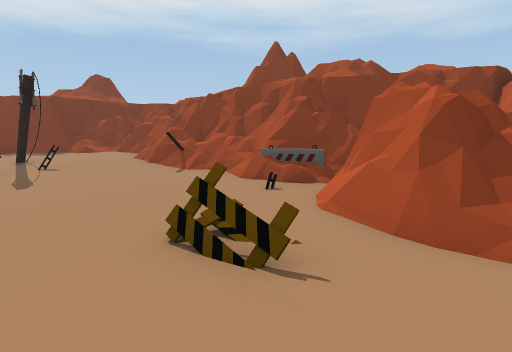
[1] (above)

17 first-person views from a walk through a 3-D level made in the Unity game engine. The camera is 1.2 m above the floor, tilts 6° down and sees 80° across. The floor is counted in squares, 1 m on a side. Each view is taken from the middle of a square. On the plan, view 1 faces up. The plan holds only what a view shows up to about 13 squares ahead; the rest is blank. The place goes on beyond the plan. The player character is not drawn.

[2]
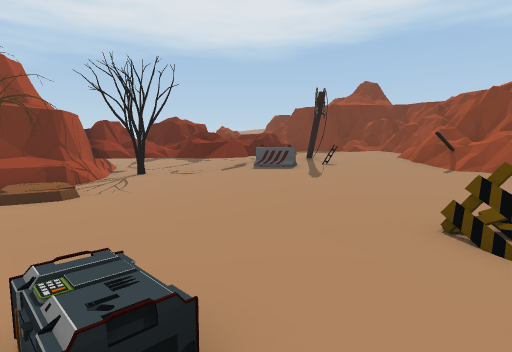

[3]
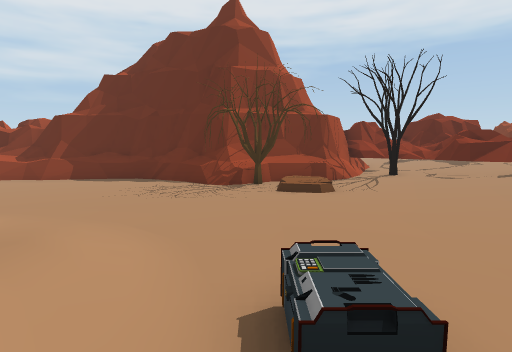

[4]
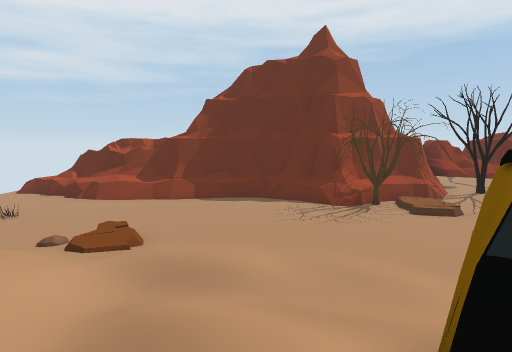

[5]
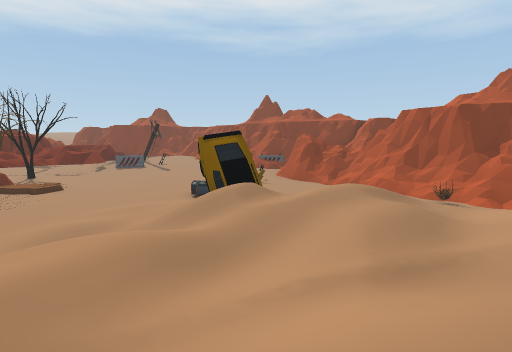

[6]
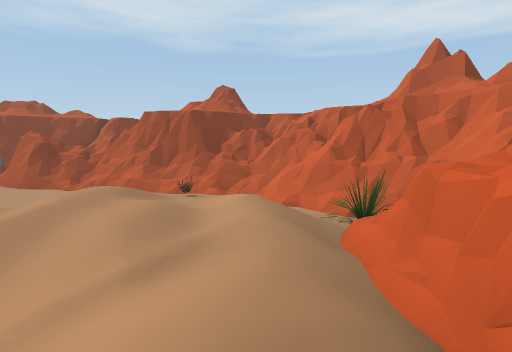

[7]
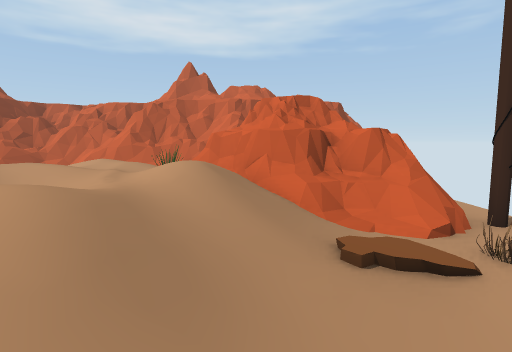

[8]
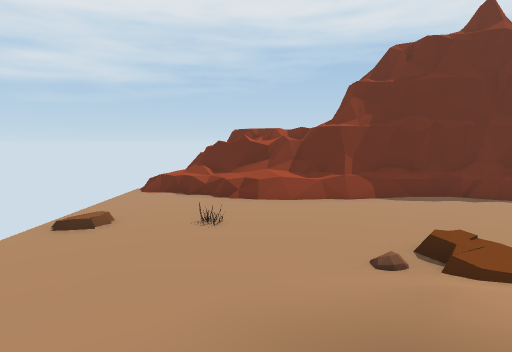

[9]
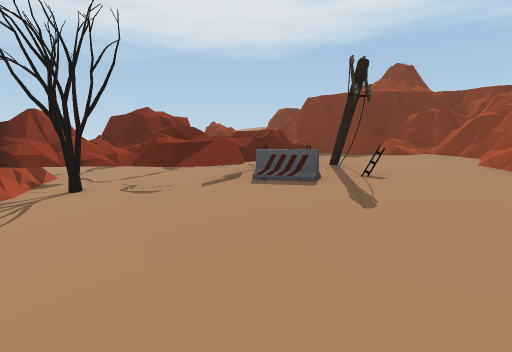

[10]
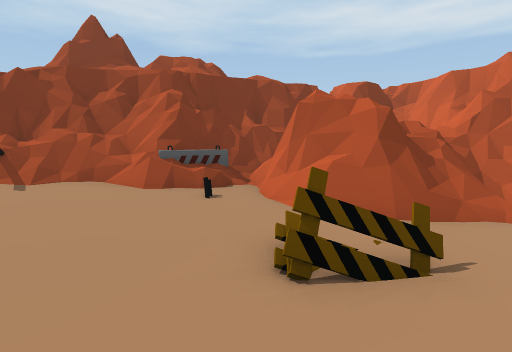

[11]
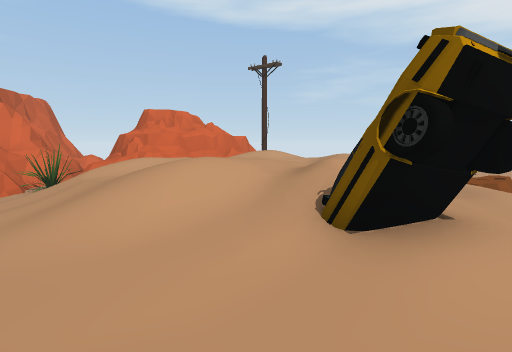

[12]
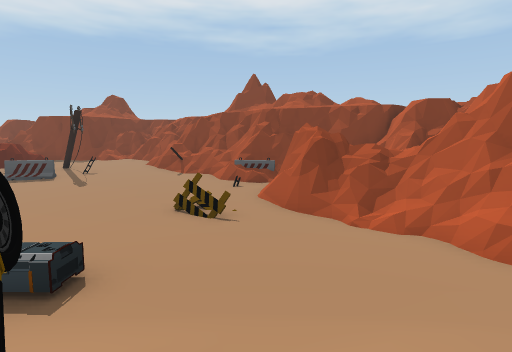

[13]
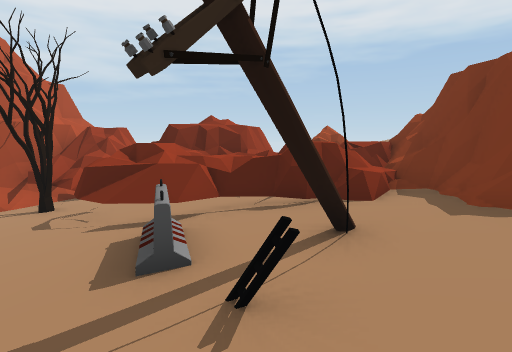

[14]
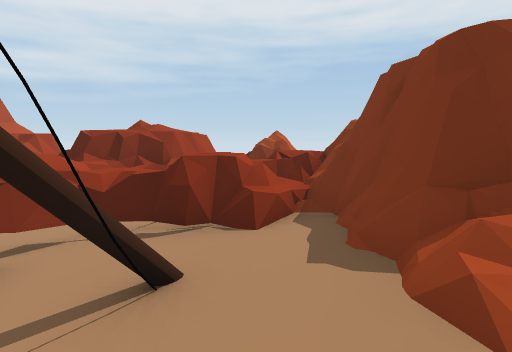

[15]
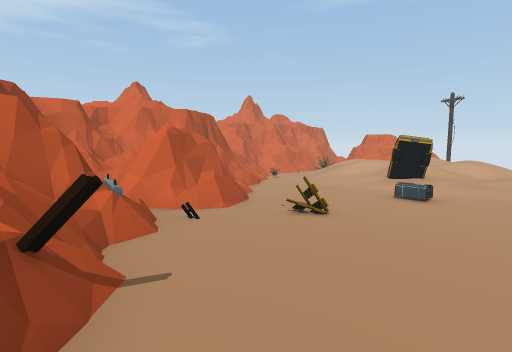

[16]
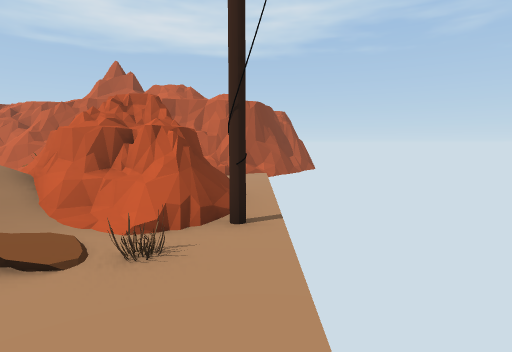

[17]
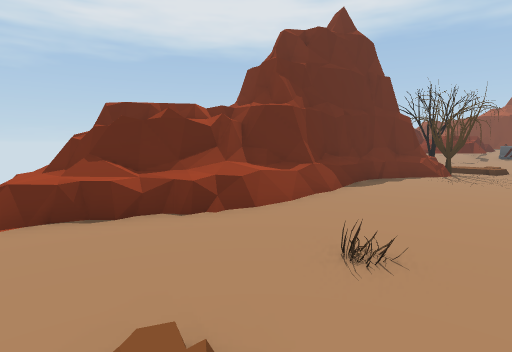

### Floor plan
Key: @ floor where view 1 was taken; # wall or solid block; x gap in a wall; . main floor; : floor 0.25 m higher than the main floor; + floor 0.5 m higher than the main floor; * floor 0.75 m higher than the main floor; % floor 1 m higher than the main floor; & floor 1.25 m higher than the main floor; $ floor 1.75 m higher than the main floor; / step, stairs or slope; = window, fence, low wall or low ledge; ^ raised ledge; P pole; T tree; A ammo; L plant; O other object.
Columns run from 14 left of view 1 to 10 right of it. Each row starts with its distance up from view 1.
 13 ==###########
 12 =====/=**===##
 11 =&===*****######
 10   ##=+PP+++##=###
  9 ##===++PO++O+*=###
  8  ##&=:O%::::::=O#####
  7  ##$==::::::::::##^^#
  6 #####/::::::::::## ^##
  5 ##%=:::::::::::/##^ ^#
  4 ###T.........//.##^^##
  3 ###...........O./x==#
  2  ###............./O=#
  1   ###:.............###
  0   ###T:.......@..../ ###
 -1    ##T......A.......//=##
 -2    ##T......./:.....O//=#
 -3    #^......::OO////.../##
 -4    #=......://////// /=##
 -5   ##......//////%/// /=#
 -6   #^......::///%**//. ##
 -7   ##......///////// . =#
 -8   ##.....:////+***//LL=#
 -9  ##//....//////**//x#/=#
-10  #^//...../////%/=^^#/###
-11 ^^^//....../////=^###.=##
-12 #^=/...O..../// ^##  x =#
-13 ^^=:.........//=^^    O=#
-14  #O........ .O/=##    :=#
-15   :........ ...P.......

Positions as (right, up) in squares from view 1, and headings:
1: (0, 0), facing up
2: (0, -1), facing up-left
3: (0, -1), facing left
4: (1, -5), facing left
5: (0, -11), facing up
6: (0, -11), facing up-right
7: (-4, -11), facing right
8: (-1, -11), facing left
9: (-3, 2), facing up-left
10: (-3, 2), facing up-right
11: (1, 0), facing down
12: (1, -4), facing up
13: (-4, 9), facing left
14: (-5, 11), facing left
15: (-5, 10), facing down-right
16: (-4, -15), facing right
17: (-6, -15), facing up-left
